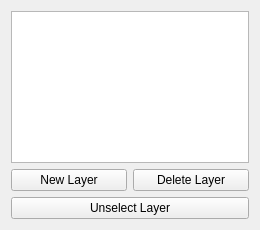
<?xml version="1.0" encoding="UTF-8"?>
<ui version="4.0">
 <class>LayerPanel</class>
 <widget class="QWidget" name="LayerPanel">
  <property name="geometry">
   <rect>
    <x>0</x>
    <y>0</y>
    <width>260</width>
    <height>230</height>
   </rect>
  </property>
  <layout class="QVBoxLayout" name="verticalLayout">
   <item>
    <widget class="QListWidget" name="LayerList">
     <property name="dragEnabled">
      <bool>true</bool>
     </property>
     <property name="dragDropMode">
      <enum>QAbstractItemView::DragDropMode::DragDrop</enum>
     </property>
     <property name="defaultDropAction">
      <enum>Qt::DropAction::MoveAction</enum>
     </property>
    </widget>
   </item>
   <item>
    <layout class="QHBoxLayout" name="buttonLayout">
     <item>
      <widget class="QPushButton" name="AddLayerButton">
       <property name="text">
        <string>New Layer</string>
       </property>
      </widget>
     </item>
     <item>
      <widget class="QPushButton" name="DeleteLayerButton">
       <property name="text">
        <string>Delete Layer</string>
       </property>
      </widget>
     </item>
    </layout>
   </item>
   <item>
    <widget class="QPushButton" name="UnselectLayerButton">
     <property name="text">
      <string>Unselect Layer</string>
     </property>
    </widget>
   </item>
  </layout>
 </widget>
 <resources/>
 <connections/>
</ui>
